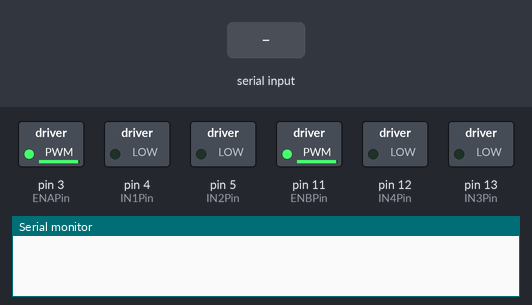
Simulated run of this sketch. Board: Arduino Uno, built with avr-gcc and run on an emulated ATmega328P. Parts: switched loads named in the sketch (green lamp = pin HIGH), the last lines printed to the serial monitor. Inputs (shaded band) come from the test bench.

Above: at 1.2 s.
1.3 s: "w" received over Serial
At 2.2 s:
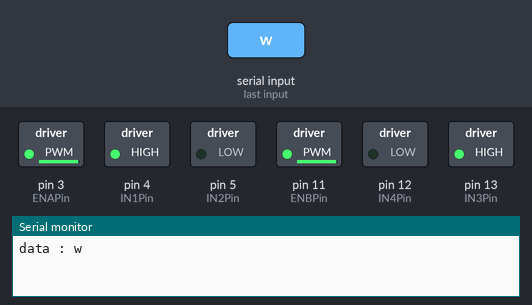
2.8 s: "s" received over Serial
At 3.3 s:
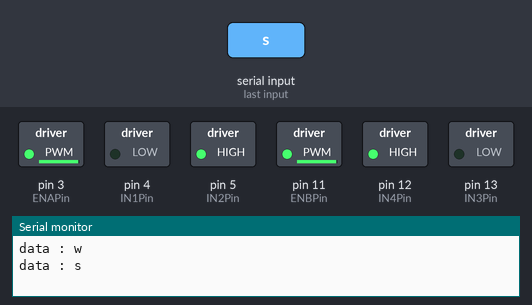
4.3 s: "a" received over Serial
At 5.5 s:
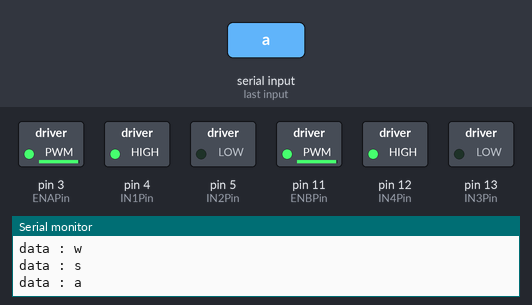
5.8 s: "d" received over Serial
At 6.8 s:
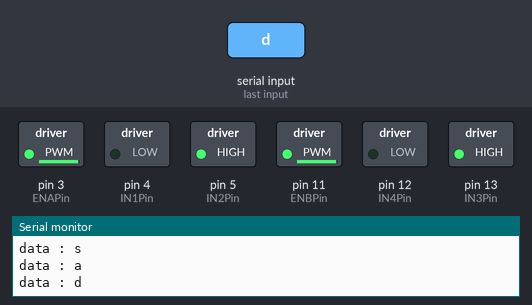
7.3 s: "x" received over Serial
At 8.0 s:
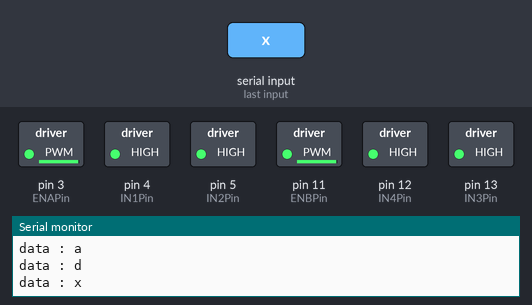
Timing chart, 0 to 9.8 s (numbered marks = the images above; inputs shaded):
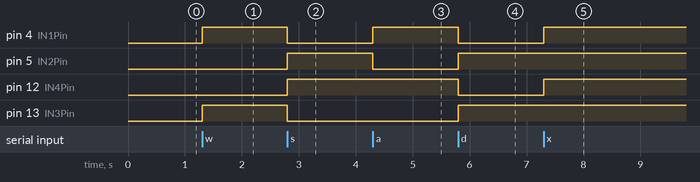

Measured:
- after the input at 1.3 s, pin 4 (IN1Pin), pin 13 (IN3Pin): LOW → HIGH at once
- after the input at 2.8 s, pin 4 (IN1Pin), pin 13 (IN3Pin): HIGH → LOW at once; pin 5 (IN2Pin), pin 12 (IN4Pin): LOW → HIGH at once
- after the input at 4.3 s, pin 4 (IN1Pin): LOW → HIGH at once; pin 5 (IN2Pin): HIGH → LOW at once
- after the input at 5.8 s, pin 4 (IN1Pin), pin 12 (IN4Pin): HIGH → LOW at once; pin 5 (IN2Pin), pin 13 (IN3Pin): LOW → HIGH at once
- after the input at 7.3 s, pin 4 (IN1Pin), pin 12 (IN4Pin): LOW → HIGH at once

The sketch:

move_Serial-monitor.ino
```cpp
int IN1Pin = 4; // 모터 A
int IN2Pin = 5; // 모터 A
int IN3Pin = 13; // 모터 B
int IN4Pin = 12; // 모터 B
int ENAPin = 3;
int ENBPin = 11;
void setup() {
  Serial.begin(9600);
  pinMode(IN1Pin, OUTPUT);
  pinMode(IN2Pin, OUTPUT);
  pinMode(IN3Pin, OUTPUT);
  pinMode(IN4Pin, OUTPUT);
  analogWrite(ENAPin, 250);
  analogWrite(ENBPin, 250);
}
void loop()
{
  if(Serial.available())  //시리얼모니터에서 데이터가 들어오면
  {
    char in_data;         // 입력된 데이터 저장을 위한 변수
    in_data = Serial.read();  //입력된 데이터 in_data에 저장
    Serial.print("data : ");
    Serial.println(in_data);
    if(in_data == 'w') // 전진
    {
    // Motor A 방향 설정
    digitalWrite(IN1Pin, HIGH);
    digitalWrite(IN2Pin, LOW);

    // Motor B 방향 설정
    digitalWrite(IN3Pin, HIGH);
    digitalWrite(IN4Pin, LOW);

    delay(1000);
    }
    else if(in_data == 's') // 후진
    {
    // Motor A 방향 설정
    digitalWrite(IN1Pin, LOW);
    digitalWrite(IN2Pin, HIGH);

    // Motor B 방향 설정
    digitalWrite(IN3Pin, LOW);
    digitalWrite(IN4Pin, HIGH);

    delay(1000);
    }
    else if(in_data == 'a') // 좌회전
    {
    // Motor A 방향 설정
    digitalWrite(IN1Pin, HIGH);
    digitalWrite(IN2Pin, LOW);

    // Motor B 방향 설정
    digitalWrite(IN3Pin, LOW);
    digitalWrite(IN4Pin, HIGH);
    }
    else if(in_data == 'd') // 우회전
    {
    // Motor A 방향 설정
    digitalWrite(IN1Pin, LOW);
    digitalWrite(IN2Pin, HIGH);

    // Motor B 방향 설정
    digitalWrite(IN3Pin, HIGH);
    digitalWrite(IN4Pin, LOW);
    }
    else if(in_data == 'x') // 정지
    {
    digitalWrite(IN1Pin, HIGH);
    digitalWrite(IN2Pin, HIGH);
    digitalWrite(IN3Pin, HIGH);
    digitalWrite(IN4Pin, HIGH);
    }
  }
}
```
